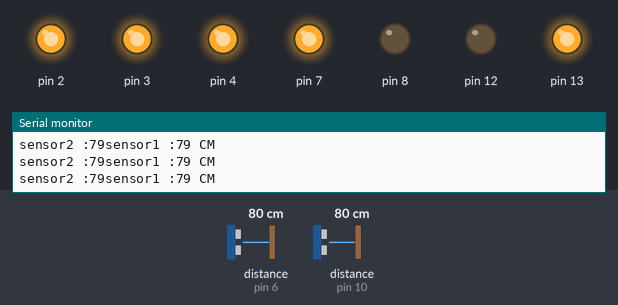
A sketch run on a simulated Arduino Uno, built with avr-gcc and run on an emulated ATmega328P. Shown: output pins drawn as LEDs (lit = HIGH), the last lines printed to the serial monitor. Wiring (inferred from the names in the program): 2 × ultrasonic range finder: trigger pin 5, echo pin 6 / trigger pin 9, echo pin 10. Inputs (shaded band) come from the test bench; at power-on: distance to the obstacle (sensors on pin 6, pin 10) 80 cm. The echo pulse lasts 58.3 µs per cm; pins used as bus, display or sensor lines are not drawn.

Above: at 1.2 s.
1.3 s: distance to the obstacle (sensor on pin 6) set to 23 cm
4.3 s: distance to the obstacle (sensor on pin 6) set to 18 cm
At 5.4 s:
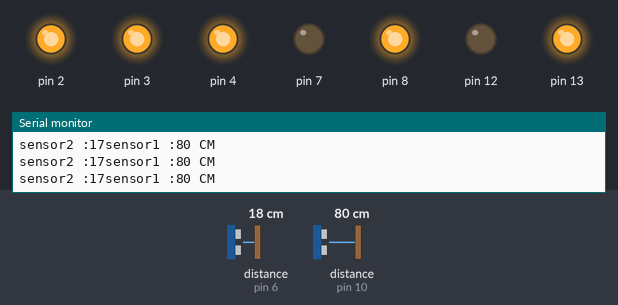
8.8 s: distance to the obstacle (sensor on pin 6) set to 35 cm
At 9.6 s:
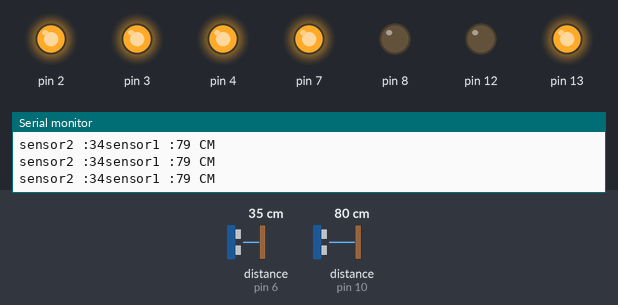
10.3 s: distance to the obstacle (sensor on pin 10) set to 23 cm
13.3 s: distance to the obstacle (sensor on pin 10) set to 18 cm
At 14.0 s:
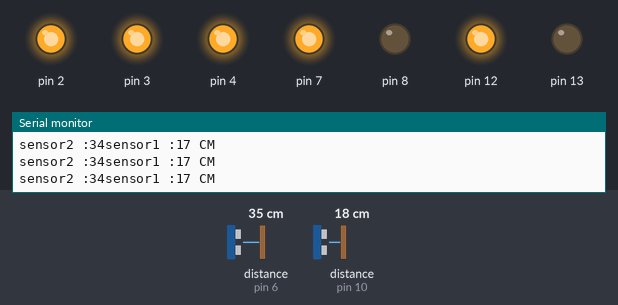
Timing chart, 0 to 15.8 s (numbered marks = the images above; inputs shaded):
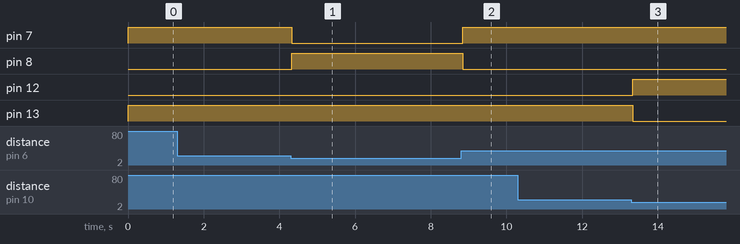

Measured:
- the behaviour switches between 21 and 20 cm on distance to the obstacle (sensor on pin 6) (found by bisection; images 0 and 1)
- the behaviour switches between 21 and 20 cm on distance to the obstacle (sensor on pin 10) (found by bisection; images 2 and 3)
- after the input at 4.3 s, pin 7: HIGH → LOW at once; pin 8: LOW → HIGH at once
- after the input at 8.8 s, pin 7: LOW → HIGH after 0.05 s; pin 8: HIGH → LOW after 0.05 s
- after the input at 13.3 s, pin 12: LOW → HIGH at once; pin 13: HIGH → LOW at once

The sketch:

2_senor_obstacle.ino
```cpp
int trigPin1 = 9;
int echoPin1 = 10;
int trigPin2 = 5;
int echoPin2 = 6;

void setup() {
 Serial.begin(9600);
   pinMode(13, OUTPUT);
   pinMode(12, OUTPUT);
   pinMode(8, OUTPUT);
   pinMode(7, OUTPUT);
   pinMode(2, OUTPUT);
   pinMode(3, OUTPUT);
   pinMode(trigPin1, OUTPUT);
  pinMode(echoPin1, INPUT);
  pinMode(trigPin2, OUTPUT);
  pinMode(echoPin2, INPUT);
  digitalWrite(2,HIGH);
  digitalWrite(3,HIGH);
  pinMode(4,OUTPUT);
  digitalWrite(4,HIGH);

  // put your setup code here, to run once:
}

void loop() {
  long duration1, distance1,duration2, distance2;
  //code for sensor 1
  digitalWrite(trigPin1,HIGH);
  delayMicroseconds(1000);
  digitalWrite(trigPin1, LOW);
  duration1=pulseIn(echoPin1, HIGH);
   distance1 =(duration1/2)/29.1;

  //code for sensor 2
  digitalWrite(trigPin2,HIGH);
  delayMicroseconds(1000);
  digitalWrite(trigPin2, LOW);
  duration2=pulseIn(echoPin2, HIGH);
  distance2 =(duration2/2)/29.1;
   Serial.print("sensor1 :");
  Serial.print(distance1);
  Serial.println(" CM");
  Serial.print("sensor2 :");
  Serial.print(distance2);


 if((distance1>20)&&(distance2>20))
 {
  digitalWrite(13,HIGH);                               //       If you dont get proper movements of your robot,
   digitalWrite(12,LOW);                               //        then alter the pin numbers
   digitalWrite(7,HIGH);                               //
   digitalWrite(8,LOW);

 }

  else if((distance1<20)&&(distance2>20))
 {
   digitalWrite(13,LOW);                               //       If you dont get proper movements of your robot,
   digitalWrite(12,HIGH);                               //        then alter the pin numbers
   digitalWrite(7,HIGH);                               //
   digitalWrite(8,LOW);

 }
   else if((distance1>20)&&(distance2<20))
 {
   digitalWrite(13,HIGH);                               //       If you dont get proper movements of your robot,
   digitalWrite(12,LOW);                               //        then alter the pin numbers
   digitalWrite(7,LOW);                               //
   digitalWrite(8,HIGH);

 }
 else if((distance1<20)&&(distance2<20))   {
   digitalWrite(13,HIGH);                               //       If you dont get proper movements of your robot,
   digitalWrite(12,LOW);                               //        then alter the pin numbers
   digitalWrite(7,LOW);                               //
   digitalWrite(8,HIGH);
   delay(1000);

 }

}
```
